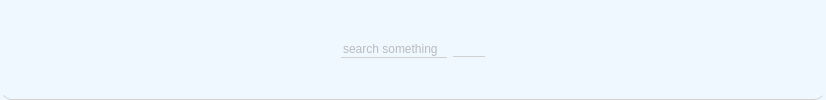
        <widget class="QWidget" name="header_widget" native="true">
         <property name="styleSheet">
          <string notr="true">background-color: #F0F8FF;
border-bottom: 1px solid #D0D0D0;
border-radius: 12px;</string>
         </property>
         <layout class="QHBoxLayout" name="horizontalLayout_3">
          <item>
           <widget class="QPushButton" name="btn_menu">
            <property name="styleSheet">
             <string notr="true">border: none;</string>
            </property>
            <property name="text">
             <string/>
            </property>
            <property name="icon">
             <iconset resource="icones.qrc">
              <normaloff>:/nav/icone/barre-de-menu.png</normaloff>:/nav/icone/barre-de-menu.png</iconset>
            </property>
            <property name="checkable">
             <bool>true</bool>
            </property>
           </widget>
          </item>
          <item>
           <spacer name="horizontalSpacer">
            <property name="orientation">
             <enum>Qt::Orientation::Horizontal</enum>
            </property>
            <property name="sizeHint" stdset="0">
             <size>
              <width>292</width>
              <height>20</height>
             </size>
            </property>
           </spacer>
          </item>
          <item>
           <layout class="QHBoxLayout" name="horizontalLayout">
            <item>
             <widget class="QLineEdit" name="lineEdit">
              <property name="styleSheet">
               <string notr="true">color:grey;</string>
              </property>
              <property name="text">
               <string/>
              </property>
              <property name="placeholderText">
               <string>search something</string>
              </property>
              <property name="clearButtonEnabled">
               <bool>true</bool>
              </property>
             </widget>
            </item>
            <item>
             <widget class="QPushButton" name="btn_search">
              <property name="styleSheet">
               <string notr="true"/>
              </property>
              <property name="text">
               <string/>
              </property>
              <property name="icon">
               <iconset resource="icones.qrc">
                <normaloff>:/nav/icone/recherche.png</normaloff>:/nav/icone/recherche.png</iconset>
              </property>
              <property name="checkable">
               <bool>true</bool>
              </property>
             </widget>
            </item>
           </layout>
          </item>
          <item>
           <spacer name="horizontalSpacer_2">
            <property name="orientation">
             <enum>Qt::Orientation::Horizontal</enum>
            </property>
            <property name="sizeHint" stdset="0">
             <size>
              <width>292</width>
              <height>20</height>
             </size>
            </property>
           </spacer>
          </item>
          <item>
           <widget class="QPushButton" name="btn_profile">
            <property name="styleSheet">
             <string notr="true">border: none;</string>
            </property>
            <property name="text">
             <string/>
            </property>
            <property name="icon">
             <iconset resource="icones.qrc">
              <normaloff>:/nav/icone/etudiant 1.png</normaloff>:/nav/icone/etudiant 1.png</iconset>
            </property>
           </widget>
          </item>
         </layout>
        </widget>
